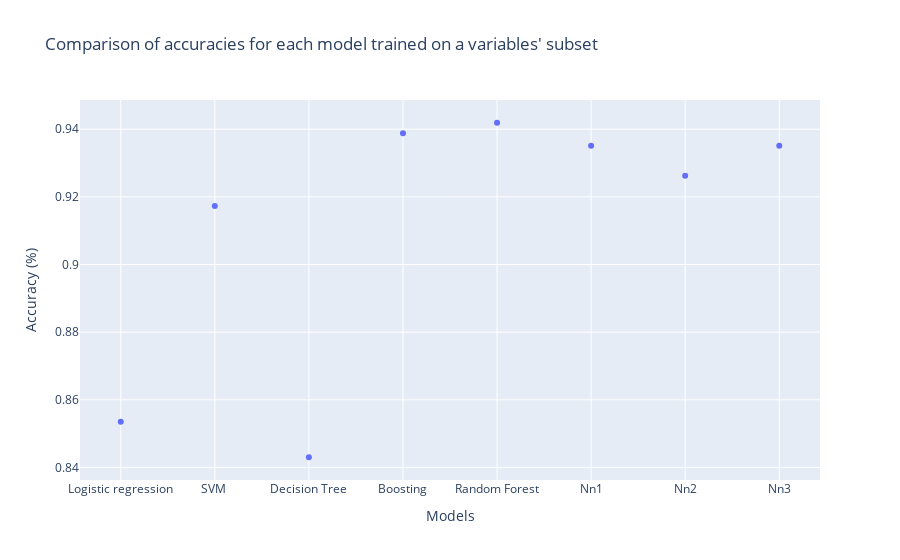

Notebook cell for this chart:
### Code cell
models = list(results.keys())
accuracies = list(results_sub.values())
finalplot=px.scatter(x=models,y=accuracies,title="Comparison of accuracies for each model trained on a variables' subset")
finalplot.update_layout(xaxis_tickangle=0, xaxis_title = 'Models',yaxis_title='Accuracy (%)')
finalplot.update_layout(uniformtext_minsize=0)
finalplot.show()
#RandomForest is the best together with NN1 (RF is a bit more accurate)

### Figure 1 — Plotly figure (JSON) as saved in the notebook; plotly's stock layout.template omitted (floating-point values rounded to 4 significant figures)
{"data": [{"hovertemplate": "x=%{x}<br>y=%{y}<extra></extra>", "legendgroup": "", "marker": {"color": "#636efa", "symbol": "circle"}, "mode": "markers", "name": "", "orientation": "v", "showlegend": false, "type": "scatter", "x": ["Logistic regression", "SVM ", "Decision Tree", "Boosting", "Random Forest", "Nn1", "Nn2", "Nn3"], "xaxis": "x", "y": [0.8535, 0.9173, 0.843, 0.9388, 0.9419, 0.9351, 0.9262, 0.9351], "yaxis": "y"}], "layout": {"legend": {"tracegroupgap": 0}, "title": {"text": "Comparison of accuracies for each model trained on a variables' subset"}, "uniformtext": {"minsize": 0}, "xaxis": {"anchor": "y", "domain": [0, 1], "tickangle": 0, "title": {"text": "Models"}}, "yaxis": {"anchor": "x", "domain": [0, 1], "title": {"text": "Accuracy (%)"}}}}
